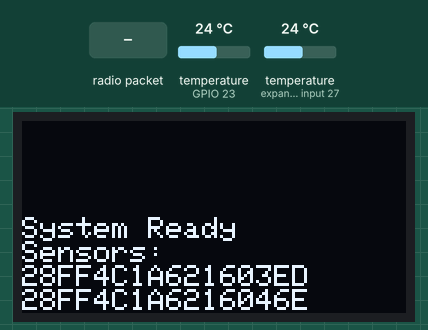
Bench run of a program on a simulated ESP32. Parts: 128×64 one-colour display. Inputs (shaded band) come from the test bench; at power-on: temperature (sensors on GPIO 23, expander input 27) 24 °C. No radio packets arrive unless stated; what the program prints to the serial monitor is not drawn.

Above: at 2.4 s.
7.3 s: radio packet "1" arrives
At 9.2 s:
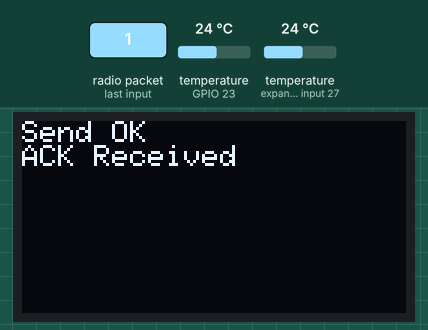
At 21.1 s:
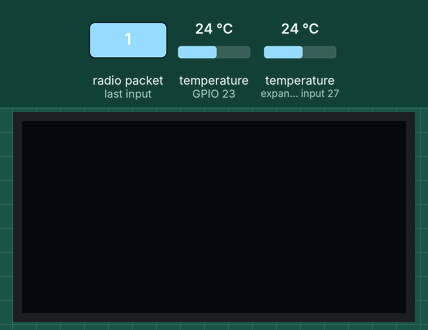
21.3 s: radio packet "0" arrives
35.3 s: radio packet "2" arrives
At 52.0 s:
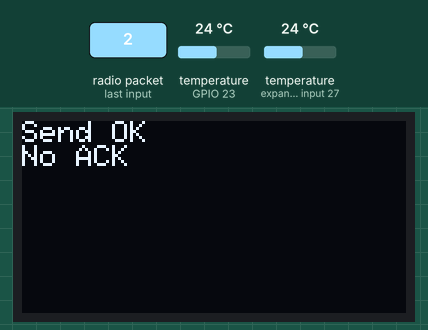
Timing chart, 0 to 53.5 s (numbered marks = the images above; inputs shaded):
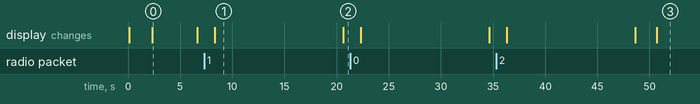

The program:

main.cpp
```cpp
#include <LoRaLayer.h>
#include <DisplayLayer.h>
#include <SensorLayer.h>

// Pin definitions
#define ONE_WIRE_PIN 23
#define LORA_SCK     5
#define LORA_MISO   19
#define LORA_MOSI   27
#define LORA_NSS    18
#define LORA_RST    14
#define LORA_DIO0   26
#define LORA_BAND 433E6
#define OLED_SDA     4
#define OLED_SCL    15
#define OLED_RST    16

DisplayLayer display(OLED_SDA, OLED_SCL, OLED_RST);
SensorLayer tempSensors(ONE_WIRE_PIN);
LoRaLayer lora(LORA_NSS, LORA_RST, LORA_DIO0, LORA_BAND);

void displayError(const String &msg) {
  display.clear();
  display.setCursor(0, 0);
  display.println("ERROR:");
  display.println(msg);
  display.update(true);
  while(1); // Halt on error
}

void setup() {
  Serial.begin(115200);
  while(!Serial); // Wait for Serial

  // Initialize display
  if (!display.begin()) {
    Serial.println("Display init failed!");
    while(1);
  }
  display.showSplash();

  // Show device MAC on splash screen
  display.println("MAC:");
  display.println(tempSensors.getDeviceMAC());
  display.update(true);
  delay(2000);

  // Initialize LoRa
  SPI.begin(LORA_SCK, LORA_MISO, LORA_MOSI, LORA_NSS);
  if (!lora.begin(LORA_SCK, LORA_MISO, LORA_MOSI)) {
    displayError("LoRa FAIL!");
  }

  // Initialize sensors
  if (!tempSensors.begin()) {
    displayError("Sensor FAIL!");
  }

  // Show ready message with sensor addresses
  display.clear();
  display.println("System Ready");
  display.println("Sensors:");
  display.println(tempSensors.getSensorAddress(0));
  display.println(tempSensors.getSensorAddress(1));
  display.update(true);
  delay(2000);
}

void loop() {
  // 1. Read sensors
  tempSensors.requestTemperatures();
  delay(750); // Critical for 12-bit conversion

  bool readingsValid = tempSensors.readTemperatures();

  // 2. Prepare display
  display.clear();
  display.setCursor(0, 0);

  if (!readingsValid) {
    display.println("Sensor Error!");
    display.update(true);
    delay(5000);
    return;
  }

  // 3. Show temperatures on display
  Serial.printf("T1: %.2f C\n", tempSensors.getTemperature(0));
  Serial.printf("T2: %.2f C\n", tempSensors.getTemperature(1));
  display.update();

  // 4. Prepare and send LoRa payload
  String payload = tempSensors.generateLoRaPayload();
  Serial.println("Sending: " + payload);

  if (lora.send(payload)) {
    display.println("Send OK");
    display.update();

    // Wait for ACK
    String ack = lora.receive(2000);
    if (ack.length() > 0) {
      display.println("ACK Received");
    } else {
      display.println("No ACK");
    }
  } else {
    display.println("Send FAILED");
  }
  display.update(true);

  delay(10000); // Send every 10 seconds
}
```

DisplayLayer.h
```cpp
#ifndef DISPLAYLAYER_H
#define DISPLAYLAYER_H

#include <Adafruit_SSD1306.h>
#include <Wire.h>

// OLED display size
#define SCREEN_WIDTH 128
#define SCREEN_HEIGHT 64

class DisplayLayer {
private:
    Adafruit_SSD1306 display;
    unsigned long lastUpdate = 0;
    uint16_t updateInterval = 100; // Default update interval in ms

public:
    // Constructor with configurable pins
    DisplayLayer(uint8_t sda, uint8_t scl, uint8_t rst)
        : display(SCREEN_WIDTH, SCREEN_HEIGHT, &Wire, rst) {
        Wire.begin(sda, scl);
    }

    bool begin(uint8_t i2cAddress = 0x3C) {
        if(!display.begin(SSD1306_SWITCHCAPVCC, i2cAddress)) {
            return false;
        }
        display.setTextSize(1);
        display.setTextColor(SSD1306_WHITE);
        display.clearDisplay();
        display.display();
        return true;
    }

    void showSplash() {
        clear();
        setCursor(0,0);
        println("LoRa Transmitter");
        println("Initializing...");
        update(true); // Force immediate update
    }

    void setUpdateInterval(uint16_t interval) {
        updateInterval = interval;
    }

    void clear() {
        display.clearDisplay();
    }

    void setCursor(int16_t x, int16_t y) {
        display.setCursor(x, y);
    }

    template<typename T>
    void print(T text) {
        display.print(text);
    }

    template<typename T>
    void println(T text) {
        display.println(text);
    }

    bool update(bool force = false) {
        unsigned long now = millis();
        if (!force && (now - lastUpdate < updateInterval)) {
            return false;
        }
        display.display();
        lastUpdate = now;
        return true;
    }
};
#endif
```

LoRaLayer.h
```cpp
#ifndef LORALAYER_H
#define LORALAYER_H

#include <SPI.h>
#include <LoRa.h>

class LoRaLayer {
private:
    // Configuration variables
    uint8_t _nssPin;
    uint8_t _resetPin;
    uint8_t _dio0Pin;
    long _frequency;
    uint8_t _syncWord;
    int _txPower;

    // SPI pins (set during begin)
    uint8_t _sckPin;
    uint8_t _misoPin;
    uint8_t _mosiPin;

public:
    // Constructor (sets basic parameters)
    LoRaLayer(uint8_t nss, uint8_t rst, uint8_t dio0,
             long freq = 433E6, uint8_t sync = 0xF3, int power = 20)
        : _nssPin(nss), _resetPin(rst), _dio0Pin(dio0),
          _frequency(freq), _syncWord(sync), _txPower(power) {}

    // Initialize LoRa with custom SPI pins
    bool begin(uint8_t sck, uint8_t miso, uint8_t mosi) {
        _sckPin = sck;
        _misoPin = miso;
        _mosiPin = mosi;

        SPI.begin(_sckPin, _misoPin, _mosiPin, _nssPin);
        LoRa.setPins(_nssPin, _resetPin, _dio0Pin);

        if (!LoRa.begin(_frequency)) {
            return false;
        }

        LoRa.setSyncWord(_syncWord);
        LoRa.setTxPower(_txPower);
        return true;
    }

    // Send string data
    bool send(const String &data) {
        LoRa.beginPacket();
        LoRa.print(data);
        return LoRa.endPacket();
    }

    // Receive with timeout (ms)
    String receive(unsigned long timeout = 2000) {
        unsigned long start = millis();
        while (millis() - start < timeout) {
            if (LoRa.parsePacket()) {
                return LoRa.readString();
            }
        }
        return "";
    }
};
#endif
```

SensorLayer.h
```cpp
#ifndef SENSORLAYER_H
#define SENSORLAYER_H

#include <OneWire.h>
#include <DallasTemperature.h>
#include <WiFi.h>

class SensorLayer {
private:
    OneWire oneWire;
    DallasTemperature sensors;

    struct {
        DeviceAddress address;
        float lastTemp;
        bool connected;
    } sensor[2];

    bool initialized = false;
    String deviceMAC;

    // Known addresses fallback (from your previous working code)
    const DeviceAddress KNOWN_SENSOR1 = {0x28, 0x74, 0xFA, 0x84, 0x00, 0x00, 0x00, 0x96};
    const DeviceAddress KNOWN_SENSOR2 = {0x28, 0x4F, 0xE3, 0x84, 0x00, 0x00, 0x00, 0x0C};

public:
    SensorLayer(uint8_t pin) : oneWire(pin), sensors(&oneWire) {
        uint8_t mac[6];
        esp_read_mac(mac, ESP_MAC_WIFI_STA);
        char macStr[18];
        snprintf(macStr, sizeof(macStr), "%02X%02X%02X%02X%02X%02X",
                mac[0], mac[1], mac[2], mac[3], mac[4], mac[5]);
        deviceMAC = String(macStr);
    }

    bool begin() {
        sensors.begin();
        delay(100); // Short delay for bus stabilization

        // Try to auto-detect sensors first
        bool detectionSuccess = true;
        if (!sensors.getAddress(sensor[0].address, 0)) {
            Serial.println("Warning: Sensor 0 not detected, using fallback address");
            memcpy(sensor[0].address, KNOWN_SENSOR1, 8);
            detectionSuccess = false;
        }

        if (!sensors.getAddress(sensor[1].address, 1)) {
            Serial.println("Warning: Sensor 1 not detected, using fallback address");
            memcpy(sensor[1].address, KNOWN_SENSOR2, 8);
            detectionSuccess = false;
        }

        // Verify sensors respond
        for (int i = 0; i < 2; i++) {
            sensors.setResolution(sensor[i].address, 12);
            sensor[i].connected = (sensors.getTempC(sensor[i].address) != DEVICE_DISCONNECTED_C);
            if (!sensor[i].connected) {
                Serial.print("Warning: Sensor ");
                Serial.print(i);
                Serial.println(" not responding");
            }
        }

        initialized = true;
        return detectionSuccess;
    }

    void requestTemperatures() {
        if (initialized) {
            sensors.requestTemperatures();
            delay(750); // Required for 12-bit resolution
        }
    }

    bool readTemperatures() {
        if (!initialized) return false;

        bool allValid = true;
        for (int i = 0; i < 2; i++) {
            sensor[i].lastTemp = sensors.getTempC(sensor[i].address);
            if (sensor[i].lastTemp == DEVICE_DISCONNECTED_C) {
                sensor[i].connected = false;
                allValid = false;
            } else {
                sensor[i].connected = true;
            }
        }
        return allValid;
    }

    String getDeviceMAC() { return deviceMAC; }

    String getSensorAddress(uint8_t index) {
        if (index > 1) return "";
        char buf[17];
        sprintf(buf, "%02X%02X%02X%02X%02X%02X%02X%02X",
                sensor[index].address[0], sensor[index].address[1],
                sensor[index].address[2], sensor[index].address[3],
                sensor[index].address[4], sensor[index].address[5],
                sensor[index].address[6], sensor[index].address[7]);
        return String(buf);
    }

    float getTemperature(uint8_t index) {
        if (index > 1 || !sensor[index].connected) return NAN;
        return sensor[index].lastTemp;
    }

    String generateLoRaPayload() {
        String payload;
        payload.reserve(128);

        payload = "{\"mac\":\"" + deviceMAC + "\",\"s\":[";
        payload += "{\"a\":\"" + getSensorAddress(0) + "\",\"t\":";
        if (sensor[0].connected) payload += String(sensor[0].lastTemp, 2);
        else payload += "null";

        payload += "},{\"a\":\"" + getSensorAddress(1) + "\",\"t\":";
        if (sensor[1].connected) payload += String(sensor[1].lastTemp, 2);
        else payload += "null";

        payload += "}]}";

        return payload;
    }
};
#endif
```

Measured:
- after the input at 7.3 s, the display: changes after 1.0 s (image 1)
- what the display in image 0 shows lasts 4.3 s, from 2.3 s to 6.6 s
- what the display in image 1 shows lasts 12.3 s, from 8.3 s to 20.6 s
